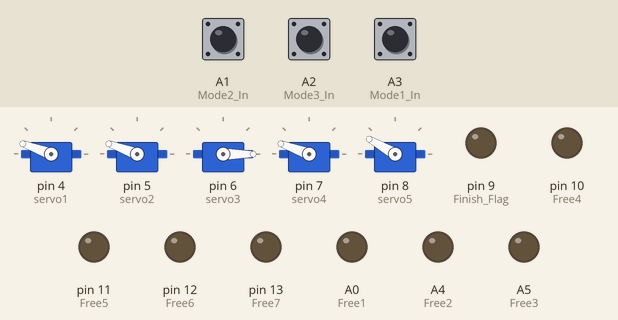
This sketch was run on a simulated Arduino Uno, built with avr-gcc and run on an emulated ATmega328P. On the bench: 5 × servo, output pins drawn as LEDs (lit = HIGH). Inputs (shaded band) come from the test bench; at power-on: A2 (Mode3_In) HIGH, A1 (Mode2_In) HIGH, A3 (Mode1_In) HIGH.

Above: at 1.2 s.
1.3 s: A2 (Mode3_In) pulled LOW for 0.15 s
At 2.6 s:
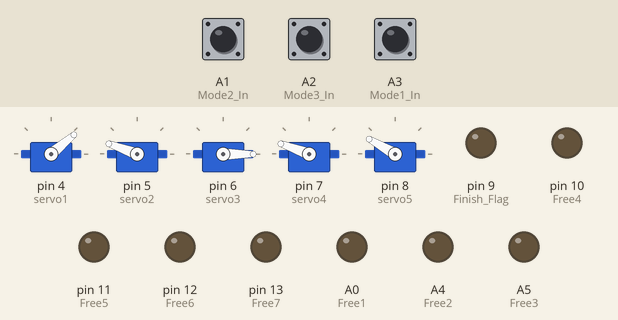
7.4 s: A1 (Mode2_In) pulled LOW for 3.2 s
12.1 s: A3 (Mode1_In) pulled LOW for 0.15 s
At 13.4 s:
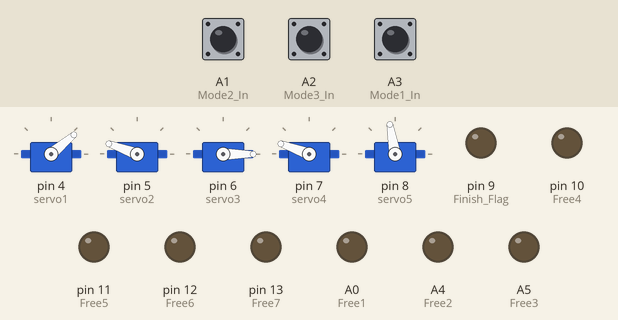
15.2 s: A3 (Mode1_In) pulled LOW for 3.2 s
At 19.6 s:
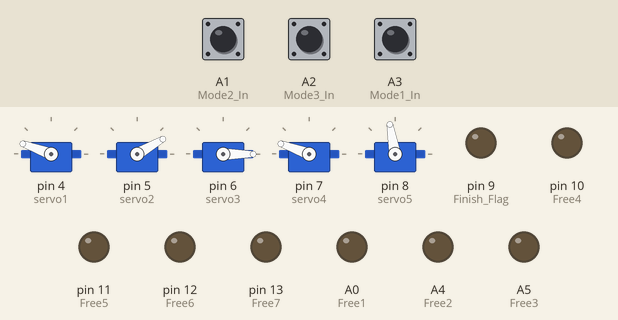
21.4 s: A2 (Mode3_In) pulled LOW for 3.2 s
At 25.6 s:
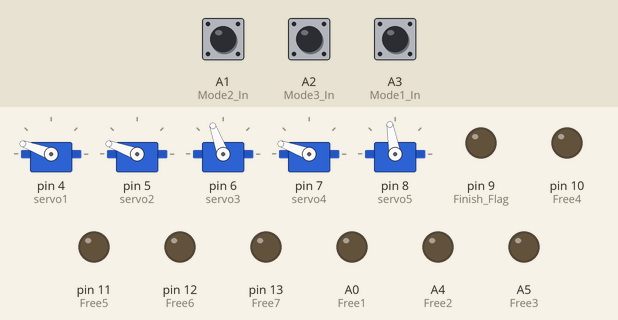
Timing chart, 0 to 28.6 s (numbered marks = the images above; inputs shaded):
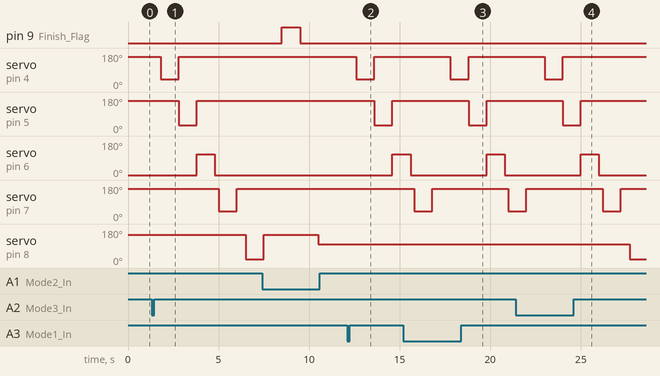

The sketch:

FoldBot.ino
```cpp
#include <SoftwareSerial.h>

#include <Servo.h>

Servo servo1;
Servo servo2;
Servo servo3;
Servo servo4;
Servo servo5;

int Mode1_In = A3;
int Mode2_In = A1;
int Mode3_In = A2;

int Free1 = A0;
int Free2 = A4;
int Free3 = A5;
int Free4 = 10;
int Free5 = 11;
int Free6 = 12;
int Free7 = 13;


int Finish_Flag = 9;


SoftwareSerial mySerial(2, 3);


#define Servo1_1st_Pos 160
#define Servo1_2nd_Pos 160-120

#define Servo2_1st_Pos 160
#define Servo2_2nd_Pos 160-130

#define Servo3_1st_Pos 0
#define Servo3_2nd_Pos 110

#define Servo4_1st_Pos 160
#define Servo4_2nd_Pos 160-120

#define Servo5_1st_Pos 150
#define Servo5_2nd_Pos 150-130
#define Servo5_3nd_Pos 150-50


unsigned char mode = 0;

unsigned char second_mode_flag = 0;


void setup() {
  Serial.begin(9600);

  mySerial.begin(9600);

  pinMode(Mode1_In, INPUT);
  pinMode(Mode2_In, INPUT);
  pinMode(Mode3_In, INPUT);

  pinMode(Finish_Flag, OUTPUT);

  pinMode(Free1, OUTPUT);
  pinMode(Free2, OUTPUT);
  pinMode(Free3, OUTPUT);
  pinMode(Free4, OUTPUT);
  pinMode(Free5, OUTPUT);
  pinMode(Free6, OUTPUT);
  pinMode(Free7, OUTPUT);

  servo1.attach(4);
  servo1.write(Servo1_1st_Pos);

  servo2.attach(5);
  servo2.write(Servo2_1st_Pos);

  servo3.attach(6);
  servo3.write(Servo3_1st_Pos);

  servo4.attach(7);
  servo4.write(Servo4_1st_Pos);

  servo5.attach(8);
  servo5.write(Servo5_1st_Pos);

}

void loop() {

  //if(mode == 1)
  if(!digitalRead(Mode1_In))
  {
    delay(500);
    servo1.write(Servo1_2nd_Pos);
    delay(1000);
    servo1.write(Servo1_1st_Pos);
    //delay(200);

    servo2.write(Servo2_2nd_Pos);
    delay(1000);
    servo2.write(Servo2_1st_Pos);
    //delay(200);

    servo3.write(Servo3_2nd_Pos);
    delay(1000);
    servo3.write(Servo3_1st_Pos);
    delay(200);

    servo4.write(Servo4_2nd_Pos);
    delay(1000);
    servo4.write(Servo4_1st_Pos);
    delay(500);

    mode = 0;


  }

  if((!digitalRead(Mode2_In)) && second_mode_flag == 0)
  {
    delay(1000);
    servo5.write(Servo5_3nd_Pos);
    second_mode_flag = 1;
    mode = 0;
    //mySerial.print("mode21OK");
    delay(1000);
  }


  if((!digitalRead(Mode2_In)) && second_mode_flag == 1)
  {
    servo5.write(Servo5_1st_Pos);
    delay(300);

    servo1.write(Servo1_2nd_Pos);
    delay(1000);
    servo1.write(Servo1_1st_Pos);
    //delay(200);

    servo2.write(Servo2_2nd_Pos);
    delay(1000);
    servo2.write(Servo2_1st_Pos);
    //delay(200);

    servo3.write(Servo3_2nd_Pos);
    delay(1000);
    servo3.write(Servo3_1st_Pos);
    delay(200);

    servo4.write(Servo4_2nd_Pos);
    delay(1000);
    servo4.write(Servo4_1st_Pos);
    delay(500);


    servo5.write(Servo5_3nd_Pos);
    second_mode_flag = 2;
    mode = 0;
  }

  if((!digitalRead(Mode2_In)) && second_mode_flag == 2)
  {

    mode = 0;
    delay(500);
    servo5.write(Servo5_1st_Pos);
    delay(1000);
    second_mode_flag = 0;
  }


  if(!digitalRead(Mode3_In))
  {
    delay(500);
    servo1.write(Servo1_2nd_Pos);
    delay(1000);
    servo1.write(Servo1_1st_Pos);
    //delay(200);

    servo2.write(Servo2_2nd_Pos);
    delay(1000);
    servo2.write(Servo2_1st_Pos);
    //delay(200);

    servo3.write(Servo3_2nd_Pos);
    delay(1000);
    servo3.write(Servo3_1st_Pos);
    delay(200);

    servo4.write(Servo4_2nd_Pos);
    delay(1000);
    servo4.write(Servo4_1st_Pos);
    delay(500);

    servo5.write(Servo5_2nd_Pos);
    delay(1000);
    servo5.write(Servo5_1st_Pos);
    delay(1000);

    digitalWrite(Finish_Flag, HIGH);
    delay(1000);
    digitalWrite(Finish_Flag, LOW);


    mode = 0;
  }


}
```

Measured:
- after the input at 1.3 s, servo on pin 4 (servo1): 160° → 40° after 0.50 s, → 160° 1.0 s later; servo on pin 5 (servo2): 160° → 30° after 1.5 s, → 160° 1.0 s later; servo on pin 6 (servo3): 0° → 110° after 2.5 s, → 0° 1.0 s later; servo on pin 7 (servo4): 160° → 40° after 3.7 s, → 160° 1.0 s later; servo on pin 8 (servo5): 150° → 20° after 5.2 s
- after the input at 12.1 s, servo on pin 4 (servo1): 160° → 40° after 0.50 s, → 160° 1.0 s later; servo on pin 5 (servo2): 160° → 30° after 1.5 s, → 160° 1.0 s later; servo on pin 6 (servo3): 0° → 110° after 2.5 s
- after the input at 15.2 s, servo on pin 4 (servo1): 160° → 40° after 2.6 s, → 160° 1.0 s later; servo on pin 5 (servo2): 160° → 30° after 3.6 s, → 160° 1.0 s later
- after the input at 21.4 s, servo on pin 4 (servo1): 160° → 40° after 1.6 s, → 160° 1.0 s later; servo on pin 5 (servo2): 160° → 30° after 2.6 s, → 160° 1.0 s later; servo on pin 6 (servo3): 0° → 110° after 3.6 s, → 0° 1.0 s later; servo on pin 8 (servo5): 100° → 20° after 6.3 s
